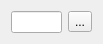
<?xml version="1.0" encoding="UTF-8"?>
<ui version="4.0">
 <class>WizardPage</class>
 <widget class="QWizardPage" name="WizardPage">
  <property name="geometry">
   <rect>
    <x>0</x>
    <y>0</y>
    <width>103</width>
    <height>38</height>
   </rect>
  </property>
  <layout class="QHBoxLayout" name="horizontalLayout">
   <item>
    <widget class="QLineEdit" name="lineEdit"/>
   </item>
   <item>
    <widget class="QToolButton" name="toolButton">
     <property name="text">
      <string>...</string>
     </property>
    </widget>
   </item>
  </layout>
 </widget>
 <resources/>
 <connections/>
</ui>
